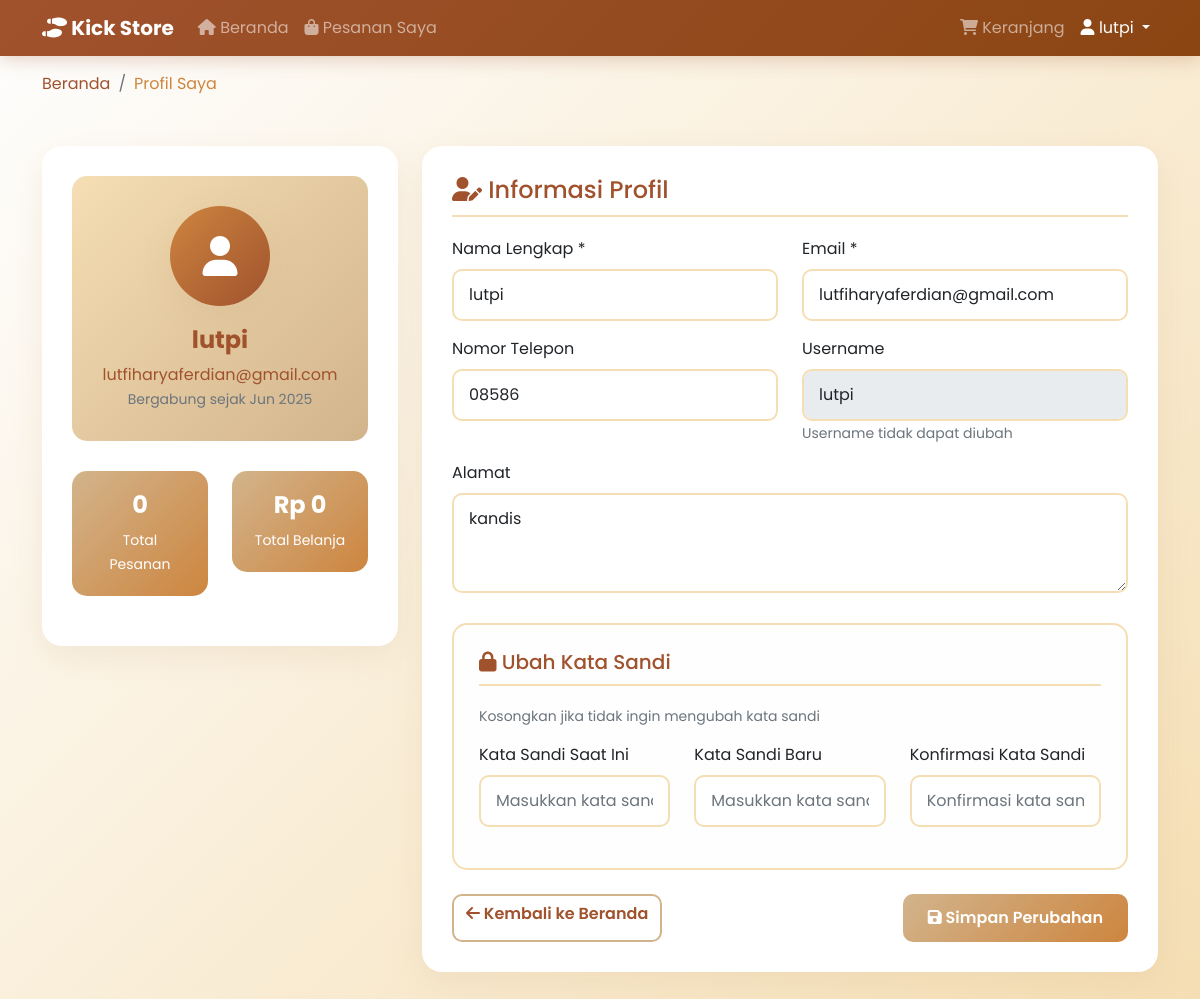
The page /buyer/profile.php (signed in) on the database its author committed.
### tables this page shows
CREATE TABLE `users` (
  `id` int NOT NULL,
  `username` varchar(50) NOT NULL,
  `email` varchar(100) NOT NULL,
  `password` varchar(255) NOT NULL,
  `full_name` varchar(100) NOT NULL,
  `phone` varchar(20) DEFAULT NULL,
  `address` text,
  `role` enum('buyer','admin') DEFAULT 'buyer',
  `created_at` timestamp NULL DEFAULT CURRENT_TIMESTAMP
);

### buyer/profile.php (the view, shortened to what this page needs)
<?php
$database = new Database();
$db = $database->getConnection();
$user_query = "SELECT * FROM users WHERE id = ?";
$user_stmt = $db->prepare($user_query);
$user_stmt->execute([$_SESSION['user_id']]);
$user = $user_stmt->fetch(PDO::FETCH_ASSOC);
$stats_query = "SELECT
    COUNT(*) as total_orders,
    SUM(CASE WHEN payment_status = 'paid' THEN total_amount ELSE 0 END) as total_spent
    FROM orders WHERE user_id = ?";
$stats_stmt = $db->prepare($stats_query);
$stats_stmt->execute([$_SESSION['user_id']]);
$stats = $stats_stmt->fetch(PDO::FETCH_ASSOC);
?>
<!DOCTYPE html>
<html lang="id">
<head>
    <link href="https://cdn.jsdelivr.net/npm/bootstrap@5.1.3/dist/css/bootstrap.min.css" rel="stylesheet">
    <link href="https://cdnjs.cloudflare.com/ajax/libs/font-awesome/6.0.0/css/all.min.css" rel="stylesheet">
</head>
<body>
    <nav class="navbar navbar-expand-lg navbar-dark">
        <div class="container">
            <a class="navbar-brand fw-bold" href="index.php">
                <i class="fas fa-shoe-prints"></i> Kick Store
            </a>
            <div class="collapse navbar-collapse" id="navbarNav">
                <ul class="navbar-nav me-auto">
                    <li class="nav-item">
                        <a class="nav-link" href="index.php">
                            <i class="fas fa-home"></i> Beranda
                        </a>
                    </li>
                    <li class="nav-item">
                        <a class="nav-link" href="orders.php">
                            <i class="fas fa-shopping-bag"></i> Pesanan Saya
                        </a>
                    </li>
                </ul>
                <ul class="navbar-nav">
                    <li class="nav-item">
                        <a class="nav-link" href="cart.php">
                            <i class="fas fa-shopping-cart"></i> Keranjang
                        </a>
                    </li>
                    <li class="nav-item dropdown">
                        <a class="nav-link dropdown-toggle active" href="#" role="button" data-bs-toggle="dropdown">
                            <i class="fas fa-user"></i> <?php echo $_SESSION['full_name']; ?>
                        </a>
                    </li>
                </ul>
            </div>
        </div>
    </nav>
    <div class="container">
        <nav aria-label="breadcrumb" class="mt-3">
            <ol class="breadcrumb">
                <li class="breadcrumb-item"><a href="index.php">Beranda</a></li>
                <li class="breadcrumb-item active">Profil Saya</li>
            </ol>
        </nav>
        <div class="row">
            <div class="col-lg-4">
                <div class="profile-container">
                    <div class="profile-header">
                        <div class="profile-avatar">
                            <i class="fas fa-user"></i>
                        </div>
                        <h4 class="fw-bold"><?php echo htmlspecialchars($user['full_name']); ?></h4>
                        <p class="mb-0"><?php echo htmlspecialchars($user['email']); ?></p>
                        <small class="text-muted">
                            Bergabung sejak <?php echo date('M Y', strtotime($user['created_at'])); ?>
                        </small>
                    </div>
                    <div class="row">
                        <div class="col-6">
                            <div class="stats-card">
                                <h4 class="fw-bold"><?php echo $stats['total_orders']; ?></h4>
                                <small>Total Pesanan</small>
                            </div>
                        </div>
                        <div class="col-6">
                            <div class="stats-card">
                                <h4 class="fw-bold">Rp <?php echo number_format($stats['total_spent'] ?? 0, 0, ',', '.'); ?></h4>
                                <small>Total Belanja</small>
                            </div>
                        </div>
                    </div>
                </div>
            </div>
            <div class="col-lg-8">
                <div class="profile-container">
                    <form method="POST">
                        <h4 class="section-title">
                            <i class="fas fa-user-edit"></i> Informasi Profil
                        </h4>
                        <div class="row">
                            <div class="col-md-6 mb-3">
                                <label class="form-label">Nama Lengkap *</label>
                                <input type="text" class="form-control" name="full_name" value="<?php echo htmlspecialchars($user['full_name']); ?>" required>
                            </div>
                            <div class="col-md-6 mb-3">
                                <label class="form-label">Email *</label>
                                <input type="email" class="form-control" name="email" value="<?php echo htmlspecialchars($user['email']); ?>" required>
                            </div>
                        </div>
                        <div class="row">
                            <div class="col-md-6 mb-3">
                                <label class="form-label">Nomor Telepon</label>
                                <input type="text" class="form-control" name="phone" value="<?php echo htmlspecialchars($user['phone'] ?? ''); ?>" placeholder="Contoh: 08123456789">
                            </div>
                            <div class="col-md-6 mb-3">
                                <label class="form-label">Username</label>
                                <input type="text" class="form-control" value="<?php echo htmlspecialchars($user['username']); ?>" readonly>
                                <small class="text-muted">Username tidak dapat diubah</small>
                            </div>
                        </div>
                        <div class="mb-3">
                            <label class="form-label">Alamat</label>
                            <textarea class="form-control" name="address" rows="3" placeholder="Masukkan alamat lengkap Anda..."><?php echo htmlspecialchars($user['address'] ?? ''); ?></textarea>
                        </div>
                        <div class="password-section">
                            <h5 class="section-title">
                                <i class="fas fa-lock"></i> Ubah Kata Sandi
                            </h5>
                            <p class="text-muted small mb-3">Kosongkan jika tidak ingin mengubah kata sandi</p>
                            <div class="row">
                                <div class="col-md-4 mb-3">
                                    <label class="form-label">Kata Sandi Saat Ini</label>
                                    <input type="password" class="form-control" name="current_password" placeholder="Masukkan kata sandi saat ini">
                                </div>
                                <div class="col-md-4 mb-3">
                                    <label class="form-label">Kata Sandi Baru</label>
                                    <input type="password" class="form-control" name="new_password" placeholder="Masukkan kata sandi baru">
                                </div>
                                <div class="col-md-4 mb-3">
                                    <label class="form-label">Konfirmasi Kata Sandi</label>
                                    <input type="password" class="form-control" name="confirm_password" placeholder="Konfirmasi kata sandi baru">
                                </div>
                            </div>
                        </div>
                        <div class="d-flex justify-content-between mt-4">
                            <a href="index.php" class="btn btn-outline-primary">
                                <i class="fas fa-arrow-left"></i> Kembali ke Beranda
                            </a>
                            <button type="submit" class="btn btn-primary">
                                <i class="fas fa-save"></i> Simpan Perubahan
                            </button>
                        </div>
                    </form>
                </div>
            </div>
        </div>
    </div>
</body>
</html>

### buyer/profile.php (style rules this page uses)
* { font-family: 'Poppins', sans-serif; }
body { background: linear-gradient(135deg, #FEFEFE 0%, #F5DEB3 100%); min-height: 100vh; }
.navbar { background: linear-gradient(135deg, #A0522D 0%, #8B4513 100%) !important; box-shadow: 0 2px 20px rgba(160, 82, 45, 0.3); }
.profile-container { background: white; border-radius: 20px; box-shadow: 0 10px 30px rgba(210, 180, 140, 0.2); padding: 30px; margin: 30px 0; }
.profile-header { background: linear-gradient(135deg, #F5DEB3 0%, #D2B48C 100%); border-radius: 15px; padding: 30px; margin-bottom: 30px; text-align: center; color: #A0522D; }
.profile-avatar { width: 100px; height: 100px; background: linear-gradient(135deg, #CD853F 0%, #A0522D 100%); border-radius: 50%; display: flex; align-items: center; justify-content: center; margin: 0 auto 20px; color: white; font-size: 2.5rem; box-shadow: 0 10px 30px rgba(210, 180, 140, 0.3); }
.stats-card { background: linear-gradient(135deg, #D2B48C 0%, #CD853F 100%); border-radius: 15px; padding: 20px; color: white; text-align: center; margin-bottom: 20px; }
.form-control, .form-select { border: 2px solid #F5DEB3; border-radius: 10px; padding: 12px 15px; transition: all 0.3s ease; }
.btn-primary { background: linear-gradient(135deg, #D2B48C 0%, #CD853F 100%); border: none; border-radius: 10px; padding: 12px 25px; font-weight: 600; transition: all 0.3s ease; }
.btn-outline-primary { border: 2px solid #D2B48C; color: #A0522D; border-radius: 10px; font-weight: 600; }
.section-title { color: #A0522D; border-bottom: 2px solid #F5DEB3; padding-bottom: 10px; margin-bottom: 20px; }
.breadcrumb { background: transparent; padding: 0; margin-bottom: 20px; }
.breadcrumb-item a { color: #A0522D; text-decoration: none; }
.breadcrumb-item.active { color: #CD853F; }
.password-section { background: #FEFEFE; border: 2px solid #F5DEB3; border-radius: 15px; padding: 25px; margin-top: 30px; }

### rows shown on the page
users: full_name "lutpi", email "lutfiharyaferdian@gmail.com", created_at "Jun 2025", phone "08586", username "lutpi", address "kandis"

### other values the page prints
$_SESSION['full_name'] "lutpi"
$stats['total_orders'] "0"
$stats['total_spent'] "0"
